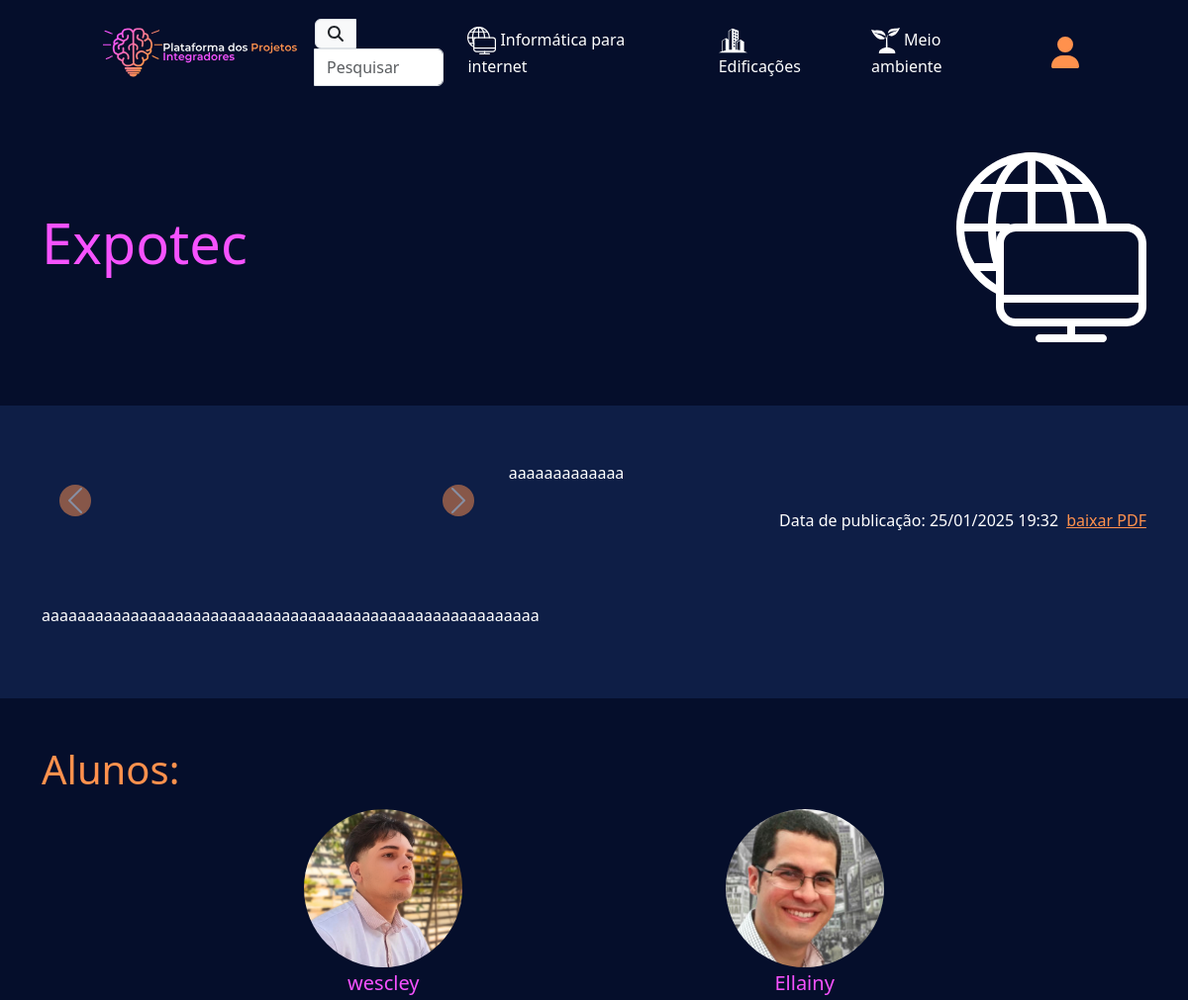
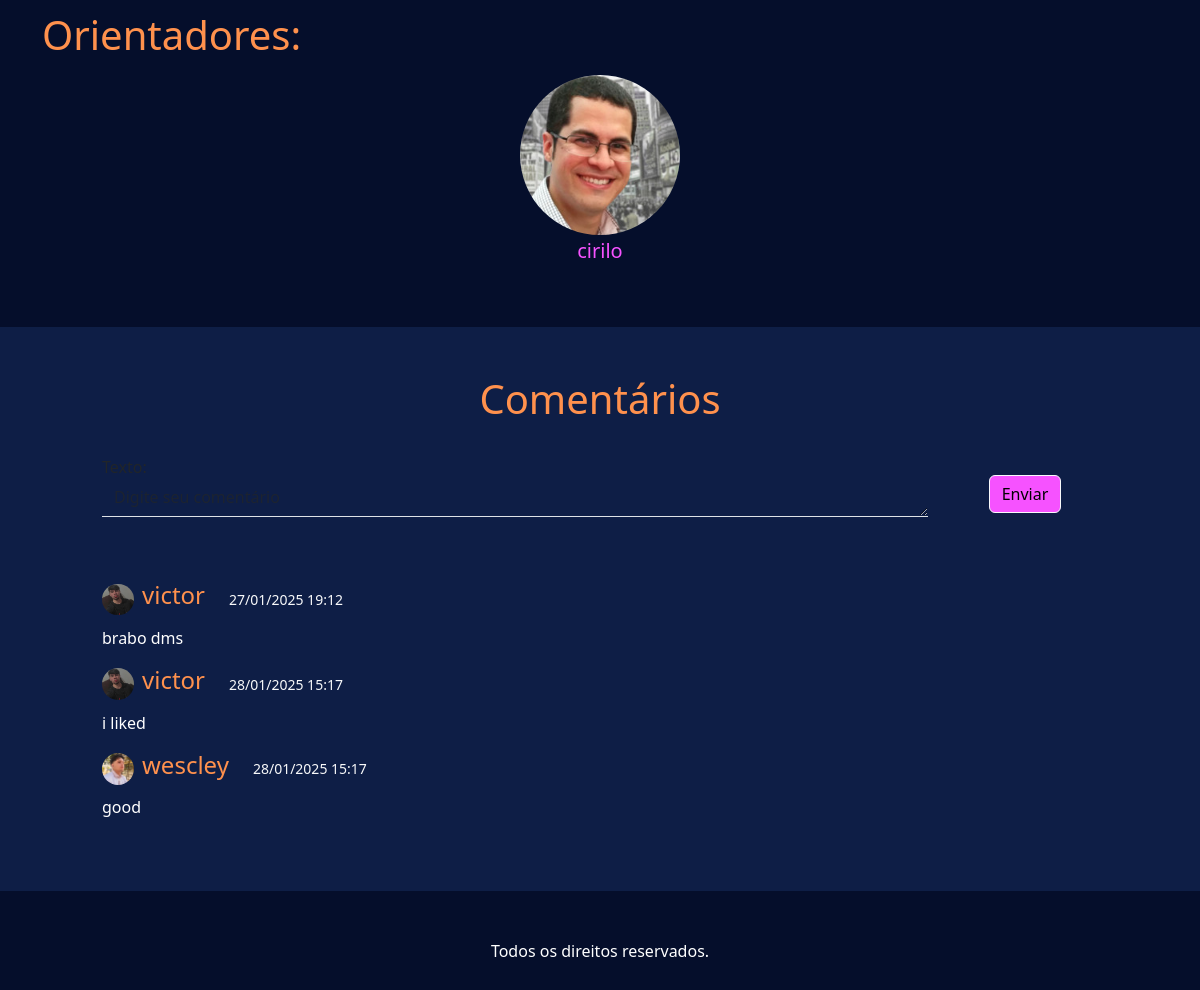
The app's page /post/1/ with its own data (2 pictures, top to bottom).
### users/models.py (models this page shows, shortened)
class Curso(models.Model):
    titulo = models.CharField(max_length=50)
    logo = models.FileField(blank=True)

class Profile(models.Model):
    user = models.OneToOneField(User, on_delete=models.CASCADE, related_name="profile")
    avatar = models.ImageField(blank=True, null=True)
    primeiro_nome = models.CharField(max_length=50, blank=True)
    ultimo_sobrenome = models.CharField(max_length=50, blank=True)

class User(AbstractUser):
    vinculo = models.ForeignKey(Vinculo, on_delete=models.CASCADE, null=True, blank=True)
    curso = models.ForeignKey(Curso, on_delete=models.CASCADE, null=True)

### ppi/models.py (models this page shows, shortened)
class Projeto(models.Model):
    titulo = models.CharField(max_length=80)
    resumo = models.TextField(max_length=150)
    objetivo = models.TextField(max_length=2000)
    capa = models.ImageField('media/')
    pdf = models.FileField(blank=True, null=True)
    imagens = models.ImageField(blank=True, null=True,)
    palavras_chave = models.CharField(max_length=200, blank=True, null=True)
    curso = models.ForeignKey(Curso,on_delete=models.CASCADE, related_name="projetos")
    componentes = models.ManyToManyField(Profile, related_name="projetos", blank=True)
    criado_em = models.DateTimeField(auto_now_add=True,null=True)

class Comentario(models.Model):
    usuario = models.ForeignKey(Profile, on_delete=models.CASCADE)
    projeto = models.ForeignKey(Projeto, on_delete=models.CASCADE, related_name="comentarios",null=True)
    texto =  models.TextField(max_length=1000)
    criado_em = models.DateTimeField(auto_now_add=True)

### ppi/views.py (the view)
# urls.py: path("post/<int:id>/", views.post, name = "post"),
def post(request, id):
    projeto = get_object_or_404(Projeto, id=id)
    comentarios = projeto.comentarios.all()
    if request.method == "POST":
        form = ComentarioForm(request.POST)
        if form.is_valid():
            comentario = form.save(commit=False)
            comentario.usuario = request.user.profile
            comentario.projeto = projeto
            comentario.save()
            return redirect('post', id=projeto.id)
    else:
        form = ComentarioForm()
    context = {
        'projeto': projeto,
        'comentarios': comentarios,
        'form': form
    }
    return render(request, "post.html", context)

### ppi/forms.py
class ComentarioForm(forms.ModelForm):
    class Meta:
        model = Comentario
        fields = ['texto']
    def __init__(self, *args, **kwargs):
        super().__init__(*args, **kwargs)
        self.fields['texto'].widget.attrs.update({
            'class': 'form-control mb-2 bg-transparent border-0 rounded-0 border-bottom text-white',
            'placeholder': 'Digite seu comentário',
            'rows': '1',
            'required': 'true'
        })

### ppi/context_processors.py (called while the page is built)
def cursos(request):
    return {
        "cursos" : Curso.objects.all,
    }

### ppi/templates/post.html (shortened to what this page needs)
{% extends "base.html" %}
{% load static %}
{% block conteudo %}
<div class="container mb-3 py-5">
    <div class="row g-0">
        <div class="col-md-8 me-auto my-auto">
            <h1 class="roxinho text-left" style="font-size: 3.5em;">
                {{ projeto.titulo }}
            </h1>
        </div>
        <div class="col-md-4 d-flex justify-content-end my-auto">
            {% if projeto.curso.logo %}
                <img src="{{ projeto.curso.logo.url }}" alt="Logo" style="max-height: 12rem;">
            {% endif %}
        </div>
    </div>
</div>
<div class="container-fluid blueback">
    <div class="container py-5">
        <div class="row g-3 py-2">
            <div class="col-md-12 col-lg-5 col-sm-12 d-flex justify-content-start align-items-center">
                <div id="carouselExample" class="carousel slide w-100 pe-3" data-bs-ride="carousel">
                    <button class="carousel-control-prev" type="button" data-bs-target="#carouselExample" data-bs-slide="prev">
                        <span class="carousel-control-prev-icon fundo-laranja rounded-circle" aria-hidden="true"></span>
                    </button>
                    <button class="carousel-control-next" type="button" data-bs-target="#carouselExample" data-bs-slide="next">
                        <span class="carousel-control-next-icon fundo-laranja rounded-circle" aria-hidden="true"></span>
                    </button>
                </div>
            </div>
            <div class="col-md-12 col-lg-7 col-sm-12 d-flex justify-content-start align-items-center">
                <div class="w-100">
                    <p class="text-white text-left">
                        {{ projeto.objetivo }}
                    </p>
                    <div class="d-flex justify-content-end align-items-center py-2">
                        <a class="text-white text-left nav-link">Data de publicação: {{projeto.criado_em|date:"d/m/Y H:i"}}</a>
                        <a class="text-left ms-2" style="color: rgb(255, 145, 77);"> baixar PDF </a>
                    </div>
                </div>
            </div>
            <div class="col-12 pt-5">
                <p class="text-white text-left">
                    {{ projeto.resumo }}
                </p>
            </div>
        </div>
    </div>
</div>
<div class="container-fluid py-5">
    <div class="container container">
        <h1 class="text-left laranja">Alunos:</h1>
        <div class="d-flex flex-wrap justify-content-evenly align-items-center py-2">
            {% for aluno in projeto.componentes.all %}
            {% if aluno.user.vinculo_id == 1 %}
            <a href="{% url 'verperfil' %}" style="text-decoration: none;">
                <div>
                    <img src="{% if aluno.avatar %} {{aluno.avatar.url}} {% else %} {% static 'imgs/usericn.jpg' %}{% endif %}" style="max-width: 10rem;" class="rounded-circle" alt="...">
                    <h5 class="text-center roxinho mt-1">{{aluno.user.username}}</h5>
                </div>
            </a>
            {% endif %}
            {% endfor %}
        </div>
        <h1 class="text-left laranja">Orientadores:</h1>
        <div class="d-flex flex-wrap justify-content-evenly align-items-center py-2">
            {% for orientador in projeto.componentes.all %}
            {% if orientador.user.vinculo_id == 2 %}
            <a href="{% url 'verperfil' %}" style="text-decoration: none;">
                <div>
                    <img src="{% if orientador.avatar %} {{orientador.avatar.url}} {% else %} {% static 'imgs/usericn.jpg' %}{% endif %}" style="max-width: 10rem;" class="rounded-circle" alt="...">
                    <h5 class="text-center roxinho mt-1">{{orientador.user.username}}</h5>
                </div>
            </a>
            {% endif %}
            {% endfor %}
        </div>
    </div>
</div>
<div class="container-fluid blueback py-5">
    <div class="container custom-container">
        <h1 class="laranja text-center">Comentários</h1>
        <div class="py-2 mt-4">
            <form method="post">
                <div class="row">
                    <div class="col-10">
                        {{form.as_p}}
                    </div>
                    <div class="col-2 d-flex">
                        <button type="submit" class="btn btn-light m-auto fundo-roxinho">Enviar</button>
                    </div>
                </div>
            </form>
            <div class="w-100 pt-5">
                {% for comentario in projeto.comentarios.all %}
                <div class="d-flex align-items-center">
                    <div class="d-flex align-items-center">
                        <img src="
                        {% if comentario.usuario.avatar %}
                            {{comentario.usuario.avatar.url}} {% else %} {% static 'imgs/usericn.jpg' %}
                        {% endif %}" class="rounded-circle"
                        style="max-width: 2rem;" alt="{{comentario.usuario.user.username}}">
                        <h4 class="laranja ms-2">
                            {{ comentario.usuario.user.username }}
                        </h4>
                    </div>
                    <small class="text-light ms-4 fw-light">
                        {{ comentario.criado_em|date:"d/m/Y H:i" }}
                    </small>
                </div>
                <p class="mt-2 mb-3 text-white">
                    {{ comentario.texto }}
                </p>
                {% empty %}
                    <p class="text-white">
                        Sem comentários ainda.
                    </p>
                {% endfor %}
            </div>
        </div>
    </div>
</div>
{% endblock conteudo %}

### ppi/templates/base.html (shortened to what this page needs)
{% load static %}
<!doctype html>
<html lang="pt-br">
  <head>
    <link href="https://cdn.jsdelivr.net/npm/select2@4.1.0-rc.0/dist/css/select2.min.css" rel="stylesheet" />
    <link href="https://cdn.jsdelivr.net/npm/bootstrap@5.3.3/dist/css/bootstrap.min.css" rel="stylesheet">
    <link rel="stylesheet" href="{% static 'style.css' %}">
  </head>
  <body style="background-color: rgb(5, 14, 43);">
    <nav class="navbar navbar-expand-lg">
      <div class="container custom-container">
          <a class="navbar-brand" href="{% url 'index' %}">
              <img src="{% static 'imgs/logotopo.svg' %}" alt="Logo" style="max-height: 80px;">
          </a>
          <div class="collapse navbar-collapse" id="navbarSupportedContent">
              <ul class="navbar-nav mb-2 mb-lg-0 ms-auto d-flex align-items-center">
                {% if request.path == "/pesquisar/" %}
                <form
                    method="GET"
                    class="d-flex justify-content-center"
                    onsubmit="return redirectToSearchPage();"
                >
                <div class="input-group">
                  <span class="input-group-text" id="basic-addon1">
                    <i class="fa-solid fa-magnifying-glass text-dark"></i>
                  </span>
                  <input type="text" id="pesquisar" class="form-control search-bar" placeholder="Pesquisar" aria-describedby="basic-addon1">
                </div>
                </form>
                {% else %}
                <a class="text-decoration-none" href="{% url 'pesquisar' %}">
                  <div class="input-group">
                    <span class="input-group-text" id="basic-addon1">
                      <i class="fa-solid fa-magnifying-glass text-dark"></i>
                    </span>
                    <input type="text" id="pesquisarstatic" class="form-control search-bar" placeholder="Pesquisar" aria-describedby="basic-addon1" readonly>
                  </div>
                </a>
                {% endif %}
                  {% for curso in cursos %}
                  <li class="nav-item mx-3">
                      <a class="text-white nav-link" href="{% url 'projetos' curso.id %}">
                          <img src="{{ curso.logo.url }}" style="max-width: 1.8rem;" alt="{{curso.titulo}}">
                          {{ curso.titulo }}
                      </a>
                  </li>
                  {% endfor %}
                  {% if user.is_authenticated %}
                  <li class="nav-item ms-3">
                      <a class="nav-link" href="{% url 'verperfil' %}">
                        <i class="fa-solid fa-user fa-2xl laranja"></i>
                      </a>
                  </li>
                  <form method="post" action="{% url 'logout' %}">
                    {% csrf_token %}
                    <li class="nav-item">
                      <button type="submit" class="nav-link text-white">
                        <i class="fa-solid fa-2xl fa-right-from-bracket"></i>
                      </button>
                    </li>
                  </form>
                  {% else %}
                  <li class="nav-item ms-3">
                      <a class="nav-link" href="{% url 'login' %}">
                        <i class="fa-solid fa-user fa-2xl laranja"></i>
                      </a>
                  </li>
                  {% endif %}
              </ul>
          </div>
      </div>
    </nav>
    {% block conteudo %}
    {% endblock conteudo %}
    <footer class="py-5 text-center text-white">
      Todos os direitos reservados.
    </footer>
  </body>
</html>

### ppi/static/style.css (style rules this page uses)
.roxinho { color: rgb(246, 82, 255); text-decoration: none; }
.fundo-roxinho { background-color: rgb(246, 82, 255); }
.laranja { color: rgb(255, 145, 77); text-decoration: none; }
.fundo-laranja { background-color: rgb(255, 145, 77); }
.blueback { background-color: rgb(14, 30, 70); }
.custom-container { max-width: 85vw; width: 100%; }
input::placeholder, textarea::placeholder { color: #ffffff; }
input, textarea, select { border: none; }
#pesquisarstatic { width: 100px; }

### records on screen
Curso: logo (picture), titulo "Informática para internet"
Curso: logo (picture), titulo "Edificações"
Curso: logo (picture), titulo "Meio ambiente"
Projeto: titulo "Expotec", curso.logo (picture), objetivo "aaaaaaaaaaaaa", criado_em "25/01/2025 19:32", resumo "aaaaaaaaaaaaaaaaaaaaaaaaaaaaaaaaaaaaaaaaaaaaaaaaaaaaaaaa"
Profile: avatar (picture), user.username "wescley"
Profile: avatar (picture), user.username "Ellainy"
Profile: avatar (picture), user.username "cirilo"
Comentario: usuario.avatar (picture), usuario.user.username "victor", criado_em "27/01/2025 19:12", texto "brabo dms"
Comentario: usuario.avatar (picture), usuario.user.username "victor", criado_em "28/01/2025 15:17", texto "i liked"
Comentario: usuario.avatar (picture), usuario.user.username "wescley", criado_em "28/01/2025 15:17", texto "good"
